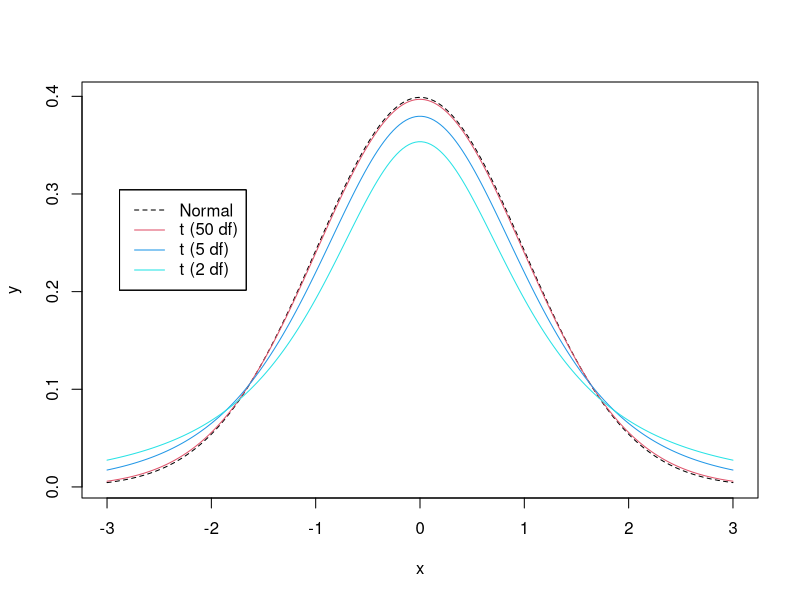
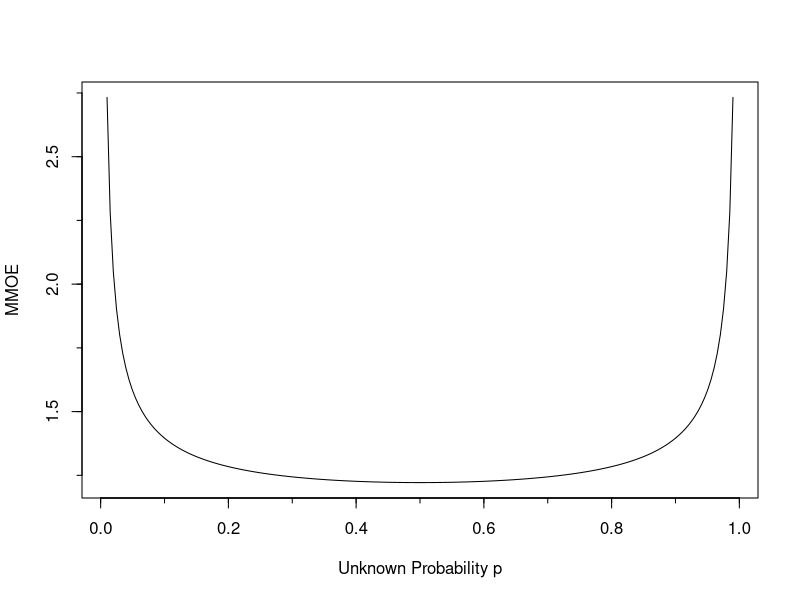

The R script that drew these images, in order: (Note: this script raises an error after producing the figures.)
## ----echo=FALSE----------------------------------------------------------
require(Hmisc)
knitrSet('htest')

## ----tpdfs,w=5,h=3.75,cap='Comparison of probability densities for $t_2$, $t_5$, $t_{50}$, and normal distributions',scap='$t$ distribution for varying d.f.'----
x <- seq(-3, 3, length=200)   # Fig. (*\ref{fig:htest-tpdfs}*)
w <- list(Normal     = list(x=x, y=dnorm(x)),
          't (50 df)'= list(x=x, y=dt(x, 50)),
          't (5 df)' = list(x=x, y=dt(x, 5)),
          't (2 df)' = list(x=x, y=dt(x,2)))
require(Hmisc)
labcurve(w, pl=TRUE, keys='lines', col=c(1,2,4,5), lty=c(2,1,1,1),
         xlab=expression(x), ylab='')

## ----tone----------------------------------------------------------------
xbar  <- 181.52
s     <- 40
n     <- 100
mu0   <- 190
tstat <- (xbar - mu0) / (s / sqrt(n))
pval  <- 2 * (1 - pt(abs(tstat), n - 1))
c(tstat=tstat, pval=pval)

## ----powerone------------------------------------------------------------
sigma <- 1
mu    <- 2.5
mu0   <- 3
n     <- 10.51 * (1 / (mu - mu0)) ^ 2
# General formula for approximate power of 1-sample t-test
# Approximate because it uses the normal distribution throughout,
# not the t distribution
alpha <- 0.05
power <- 0.9
delta <- mu - mu0
za    <- qnorm(1 - alpha / 2)
zb    <- qnorm(power)
n     <- ((za + zb) * sigma / delta) ^ 2
c(alpha=alpha, power=power, delta=delta, za=za, zb=zb, n=n)

## ----pwrpacktone---------------------------------------------------------
# Make sure pwr package is installed
require(pwr)
pwr.t.test(d = delta / sigma, power = 0.9, sig.level = 0.05, type='one.sample')

## ----precmean------------------------------------------------------------
sigma <- 10
delta <- 1
3.84 * (sigma / delta) ^ 2

## ----zprop---------------------------------------------------------------
p  <- 0.8
p0 <- 0.5
n  <- 10
z  <- (p - p0) / sqrt(p0 * (1 - p0) / n)
c(z=z, Pvalue=2 * pnorm(-abs(z)))

## ----exactprob-----------------------------------------------------------
# Pr(X >= 8) = 1 - Pr(X < 8) = 1 - Pr(X <= 7)
pbinom(2, 10, 0.5) + 1 - pbinom(7, 10, 0.5)
# Also compute as the probability of getting 0, 1, 2, 8, 9, 10 heads
sum(dbinom(c(0, 1, 2, 8, 9, 10), 10, 0.5))

## ----nmoep---------------------------------------------------------------
nprec <- function(delta) round(0.25 * (qnorm(0.975) / delta) ^ 2)
nprec(0.1)

## ----moeor,cap='Multiplicative margin of error in estimating odds when $n=384$ and the margin of error in estimating the absolute probability is $\\leq 0.05$.'----
p <- seq(0.01, 0.99, length=200)
mmoe <- exp(1.96 / sqrt(384 * p * (1 - p)))
plot(p, mmoe, type='l', xlab='Unknown Probability p', ylab='MMOE')
minor.tick()

## ----ptwins--------------------------------------------------------------
xbar  <- -5
se    <- 2
n     <- 41
mu0   <- 0
tstat <- (xbar - mu0) /se
pval  <- 2 * (1 - pt(abs(tstat), n - 1))
c(tstat=tstat, Pvalue=pval)

## ----ptwot---------------------------------------------------------------
n1    <- 8;         n2 <- 21
xbar1 <- 132.86; xbar2 <- 127.44
s1    <- 15.34;     s2 <- 18.23
s     <- sqrt(((n1 - 1) * s1 ^ 2 + (n2 - 1) * s2 ^ 2) / (n1 + n2 - 2))
se    <- s * sqrt(1 / n1 + 1 / n2)
tstat <- (xbar1 - xbar2) / se
pval  <- 2 * (pt(- abs(tstat), n1 + n2 - 2))
c(s=s, se=se, tstat=tstat, Pvalue=pval)

## ----tuneqpow------------------------------------------------------------
delta <- 5
require(pwr)
pwr.t2n.test(n1=100, n2=100, d=delta / s, sig.level = 0.05)

## ----ssizet--------------------------------------------------------------
pwr.t.test(d = delta / s, sig.level = 0.05, power = 0.8)

## ----powtuneqn-----------------------------------------------------------
pwr.t2n.test(n1 = 129, n2 = 259, d = delta / s, sig.level = 0.05)

## ----smmoe,cap='Multiplicative margin of error in estimating $\\sigma$ as a function of sample size, with 0.95 confidence',scap='Margin of error in estimating $\\sigma$'----
n    <- 10:300
low  <- sqrt((n - 1) / qchisq(.975, n - 1))
hi   <- sqrt((n - 1) / qchisq(.025, n - 1))
m    <- pmax(1 / low, hi)
ggplot(data.frame(n, m), aes(x=n, y=m)) + geom_line() +
  ylab('MMOE for s')
nmin <- min(n[m <= 1.2])

## ----sleepa,w=5,h=3,cap='Data for two-sample RCT.  Measurements are differences from a control period while subjects were on placebo.  Control period data were not used in the analysis except for normalization.  Diamonds depict means.',scap='Two-sample parallel group RCT'----
require(ggplot2)   # Fig (*\ref{fig:htest-sleepa}*)
sleep <- data.frame(drug=c(rep('Drug 1', 10), rep('Drug 2', 10)),
                    extra=c(.7, -1.6, -.2, -1.2, -.1, 3.4, 3.7, .8, 0, 2,
                      1.9, .8, 1.1, .1, -.1, 4.4, 5.5, 1.6, 4.6, 3.4))
ggplot(sleep, aes(x=drug, y=extra, group=drug)) +
  geom_boxplot(col='lightyellow1', alpha=.3, width=.3) + 
  geom_dotplot(binaxis='y', stackdir='center', position='dodge') +
  stat_summary(fun.y=mean, geom="point", col='red', shape=5, size=3) +
  xlab('') + ylab('Extra Hours of Sleep') + coord_flip() 

## ------------------------------------------------------------------------
t.test(extra ~ drug, data=sleep)

## ----tplot,w=5,h=3,cap='Raw data and box plots for paired data and their paired differences, with lines connecting points from the same subject.  Diamonds depict means.',scap='Data and box plots for paired data'----
drug1 <- c(.7, -1.6, -.2, -1.2, -.1, 3.4, 3.7, .8, 0, 2)
drug2 <- c(1.9, .8, 1.1, .1, -.1, 4.4, 5.5, 1.6, 4.6, 3.4)
d <- data.frame(Drug=c(rep('Drug 1', 10), rep('Drug 2', 10),
                  rep('Difference', 10)),
                extra=c(drug1, drug2, drug2 - drug1))
w <- data.frame(drug1, drug2, diff=drug2 - drug1)

ggplot(d, aes(x=Drug, y=extra)) +   # Fig. (*\ref{fig:htest-tplot}*)
  geom_boxplot(col='lightyellow1', alpha=.3, width=.5) + 
  geom_dotplot(binaxis='y', stackdir='center', position='dodge') +
  stat_summary(fun.y=mean, geom="point", col='red', shape=18, size=5) +
  geom_segment(data=w, aes(x='Drug 1', xend='Drug 2', y=drug1, yend=drug2),
               col=gray(.8)) +
  geom_segment(data=w, aes(x='Drug 1', xend='Difference', y=drug1, yend=drug2 - drug1),
               col=gray(.8)) +
  xlab('') + ylab('Extra Hours of Sleep') + coord_flip() 

## ----pairedt-------------------------------------------------------------
with(d, t.test(drug1, drug2, paired=TRUE))

## ----xover---------------------------------------------------------------
drug1 <- c(87, 64, 78, 68, 79, 114, 117, 88, 80, 100)/10
drug2 <- c(99, 88, 91, 81, 79, 124, 135, 96, 126, 114)/10
t.test(drug1, drug2, paired=TRUE)

## ----xovercarry----------------------------------------------------------
# Unpaired t-test
t.test((drug2 - drug1)[1:5], (drug2 - drug1)[6:10], var.equal=TRUE)
